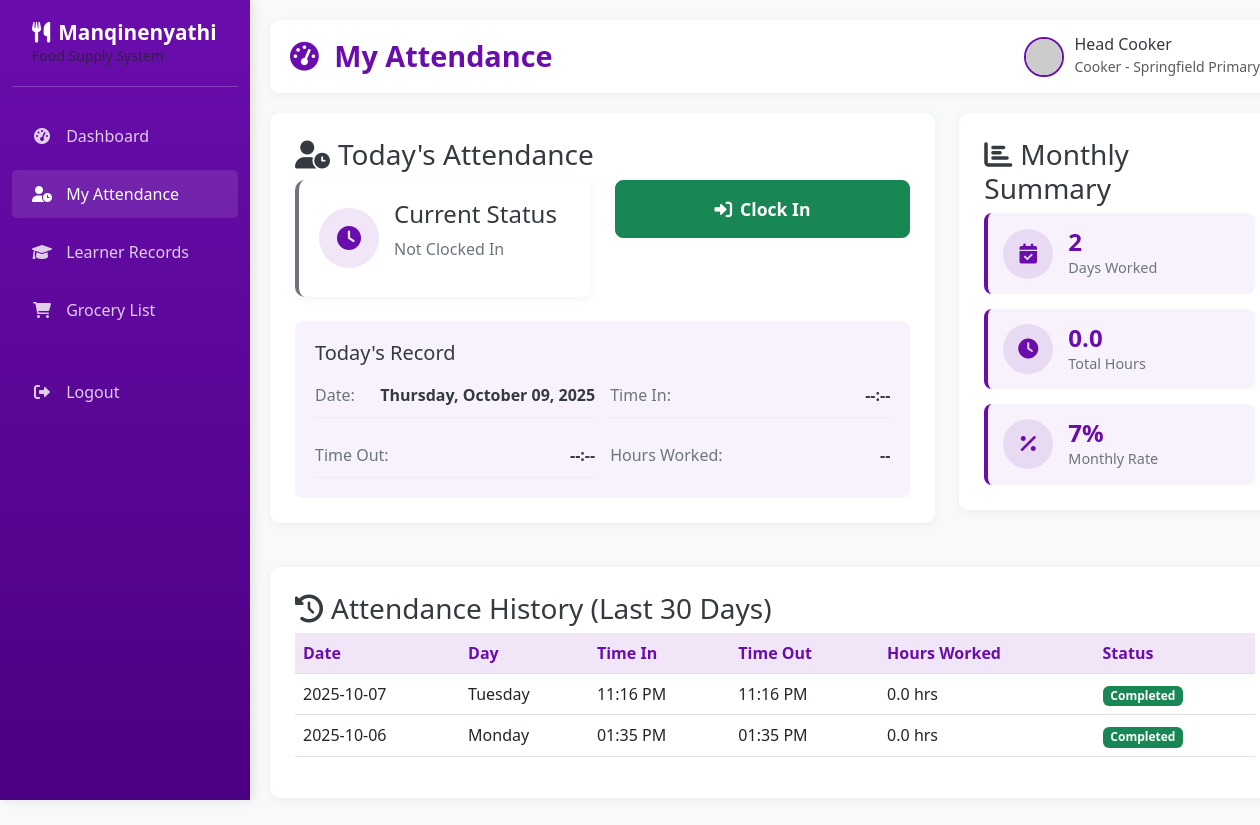
Page /cooker/attendance (signed in) on the earlier database version.
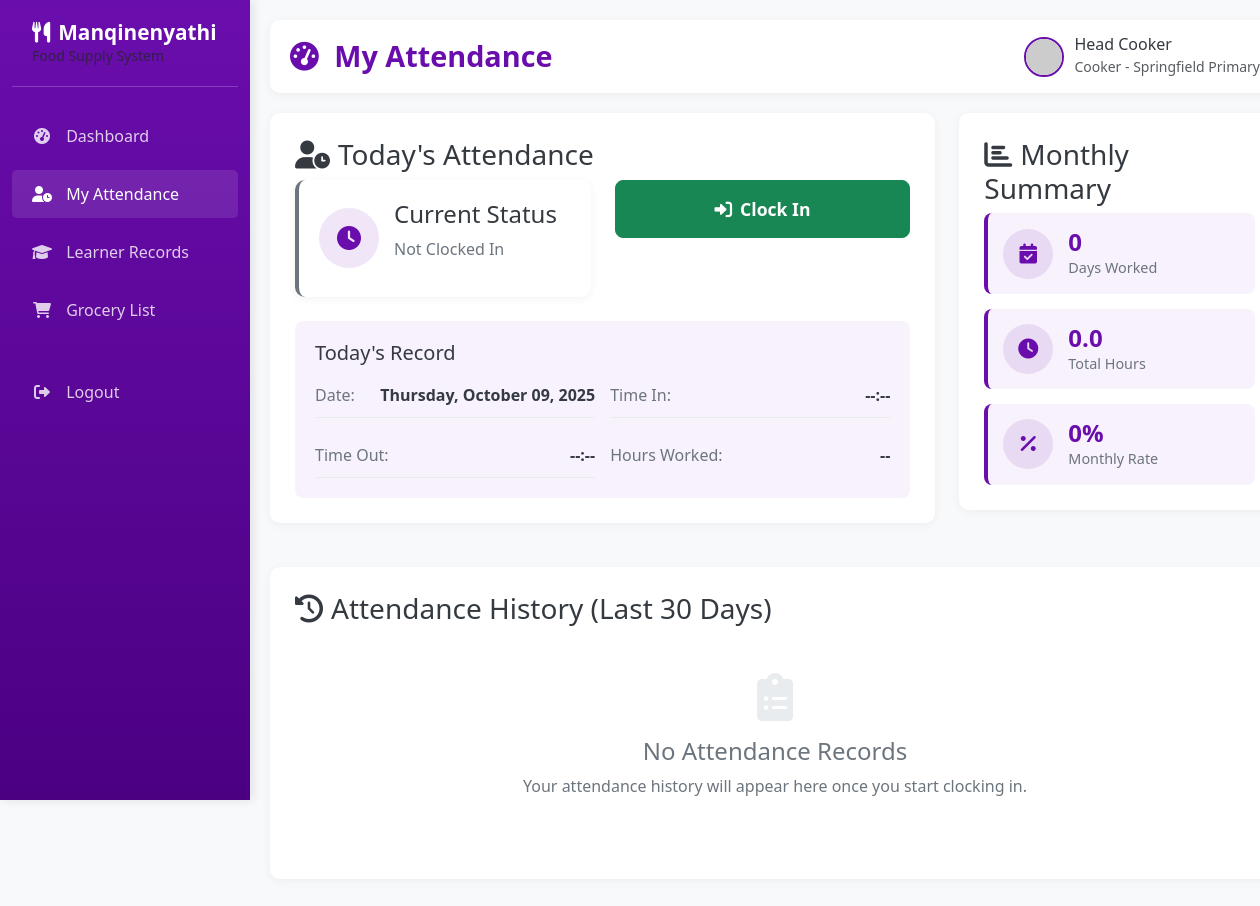
Same page on the later database version.
### app.py (models this page shows)
class Attendance(db.Model):
    __tablename__ = 'attendance'
    attendance_id = db.Column(db.Integer, primary_key=True)
    cooker_id = db.Column(db.Integer, db.ForeignKey('users.user_id'), nullable=False)
    school_id = db.Column(db.Integer, db.ForeignKey('schools.school_id'), nullable=False)
    date = db.Column(db.Date, nullable=False)
    time_in = db.Column(db.DateTime)
    time_out = db.Column(db.DateTime)
    created_at = db.Column(db.DateTime, default=datetime.utcnow)

### app.py (the view)
@app.route('/cooker/attendance')
def cooker_attendance():
    if session.get('role') != 'cooker':
        return redirect(url_for('home'))
    user_id = session.get('user_id')
    today = datetime.now().date()
    today_attendance = Attendance.query.filter_by(
        cooker_id=user_id,
        date=today
    ).first()
    attendance_history = Attendance.query.filter_by(
        cooker_id=user_id
    ).order_by(Attendance.date.desc()).limit(30).all()
    current_month = datetime.now().month
    current_year = datetime.now().year
    monthly_attendance = Attendance.query.filter(
        Attendance.cooker_id == user_id,
        db.extract('month', Attendance.date) == current_month,
        db.extract('year', Attendance.date) == current_year
    ).all()
    days_worked = len(monthly_attendance)
    total_hours = sum(
        (att.time_out - att.time_in).total_seconds() / 3600
        for att in monthly_attendance
        if att.time_in and att.time_out
    )
    return render_template('cooker_attendance.html',
                         today_attendance=today_attendance,
                         attendance_history=attendance_history,
                         days_worked=days_worked,
                         total_hours=total_hours,
                         today=today)

### templates/cooker_attendance.html (shortened to what this page needs)
{% extends "cooker_base.html" %}
{% block page_title %}My Attendance{% endblock %}
{% block content %}
<div class="row">
    <div class="col-md-8">
        <div class="content-card">
            <h3><i class="fas fa-user-clock me-2"></i>Today's Attendance</h3>
            <div class="row">
                <div class="col-md-6">
                    <div class="attendance-status-card {% if today_attendance and today_attendance.time_in %}status-active{% else %}status-inactive{% endif %}">
                        <div class="status-icon">
                            <i class="fas {% if today_attendance and today_attendance.time_in %}fa-check-circle{% else %}fa-clock{% endif %}"></i>
                        </div>
                        <div class="status-info">
                            <h4>Current Status</h4>
                            <p class="status-text">
                                {% if today_attendance and today_attendance.time_in %}
                                    {% if today_attendance.time_out %}
                                        <span class="text-success">Clocked Out</span>
                                    {% else %}
                                        <span class="text-warning">Clocked In</span>
                                    {% endif %}
                                {% else %}
                                    <span class="text-secondary">Not Clocked In</span>
                                {% endif %}
                            </p>
                        </div>
                    </div>
                </div>
                <div class="col-md-6">
                    <div class="attendance-actions">
                        {% if not today_attendance or not today_attendance.time_in %}
                        <form action="{{ url_for('clock_in') }}" method="POST" class="d-inline">
                            <button type="submit" class="btn btn-success btn-lg attendance-action-btn">
                                <i class="fas fa-sign-in-alt me-2"></i>Clock In
                            </button>
                        </form>
                        {% elif today_attendance and today_attendance.time_in and not today_attendance.time_out %}
                        <form action="{{ url_for('clock_out') }}" method="POST" class="d-inline">
                            <button type="submit" class="btn btn-danger btn-lg attendance-action-btn">
                                <i class="fas fa-sign-out-alt me-2"></i>Clock Out
                            </button>
                        </form>
                        {% else %}
                        <button class="btn btn-secondary btn-lg attendance-action-btn" disabled>
                            <i class="fas fa-check me-2"></i>Completed Today
                        </button>
                        {% endif %}
                    </div>
                </div>
            </div>
            <div class="today-times mt-4">
                <h5>Today's Record</h5>
                <div class="time-details">
                    <div class="time-item">
                        <span class="time-label">Date:</span>
                        <strong>{{ today.strftime('%A, %B %d, %Y') }}</strong>
                    </div>
                    <div class="time-item">
                        <span class="time-label">Time In:</span>
                        <strong id="timeInDisplay">
                            {% if today_attendance and today_attendance.time_in %}
                                {{ today_attendance.time_in.strftime('%I:%M %p') }}
                            {% else %}
                                --:--
                            {% endif %}
                        </strong>
                    </div>
                    <div class="time-item">
                        <span class="time-label">Time Out:</span>
                        <strong id="timeOutDisplay">
                            {% if today_attendance and today_attendance.time_out %}
                                {{ today_attendance.time_out.strftime('%I:%M %p') }}
                            {% else %}
                                --:--
                            {% endif %}
                        </strong>
                    </div>
                    <div class="time-item">
                        <span class="time-label">Hours Worked:</span>
                        <strong id="hoursWorked">
                            {% if today_attendance and today_attendance.time_in and today_attendance.time_out %}
                                {{ "%.1f"|format((today_attendance.time_out - today_attendance.time_in).total_seconds() / 3600) }} hrs
                            {% else %}
                                --
                            {% endif %}
                        </strong>
                    </div>
                </div>
            </div>
        </div>
    </div>
    <div class="col-md-4">
        <div class="content-card">
            <h3><i class="fas fa-chart-bar me-2"></i>Monthly Summary</h3>
            <div class="summary-stats">
                <div class="stat-item">
                    <div class="stat-icon">
                        <i class="fas fa-calendar-check"></i>
                    </div>
                    <div class="stat-info">
                        <h4>{{ days_worked }}</h4>
                        <p>Days Worked</p>
                    </div>
                </div>
                <div class="stat-item">
                    <div class="stat-icon">
                        <i class="fas fa-clock"></i>
                    </div>
                    <div class="stat-info">
                        <h4>{{ "%.1f"|format(total_hours) }}</h4>
                        <p>Total Hours</p>
                    </div>
                </div>
                <div class="stat-item">
                    <div class="stat-icon">
                        <i class="fas fa-percentage"></i>
                    </div>
                    <div class="stat-info">
                        <h4>{{ "%.0f"|format((days_worked / 30) * 100) }}%</h4>
                        <p>Monthly Rate</p>
                    </div>
                </div>
            </div>
        </div>
    </div>
</div>
<div class="row mt-4">
    <div class="col-12">
        <div class="content-card">
            <h3><i class="fas fa-history me-2"></i>Attendance History (Last 30 Days)</h3>
            {% if attendance_history %}
            <div class="table-responsive">
                <table class="table table-hover">
                    <thead>
                        <tr>
                            <th>Date</th>
                            <th>Day</th>
                            <th>Time In</th>
                            <th>Time Out</th>
                            <th>Hours Worked</th>
                            <th>Status</th>
                        </tr>
                    </thead>
                    <tbody>
                        {% for record in attendance_history %}
                        <tr>
                            <td>{{ record.date.strftime('%Y-%m-%d') }}</td>
                            <td>{{ record.date.strftime('%A') }}</td>
                            <td>
                                {% if record.time_in %}
                                    {{ record.time_in.strftime('%I:%M %p') }}
                                {% else %}
                                    --
                                {% endif %}
                            </td>
                            <td>
                                {% if record.time_out %}
                                    {{ record.time_out.strftime('%I:%M %p') }}
                                {% else %}
                                    --
                                {% endif %}
                            </td>
                            <td>
                                {% if record.time_in and record.time_out %}
                                    {{ "%.1f"|format((record.time_out - record.time_in).total_seconds() / 3600) }} hrs
                                {% else %}
                                    --
                                {% endif %}
                            </td>
                            <td>
                                {% if record.time_in and record.time_out %}
                                    <span class="badge bg-success">Completed</span>
                                {% elif record.time_in and not record.time_out %}
                                    <span class="badge bg-warning">In Progress</span>
                                {% else %}
                                    <span class="badge bg-secondary">Absent</span>
                                {% endif %}
                            </td>
                        </tr>
                        {% endfor %}
                    </tbody>
                </table>
            </div>
            {% else %}
            <div class="empty-state">
                <i class="fas fa-clipboard-list fa-3x mb-3"></i>
                <h4>No Attendance Records</h4>
                <p>Your attendance history will appear here once you start clocking in.</p>
            </div>
            {% endif %}
        </div>
    </div>
</div>
{% endblock %}

### templates/cooker_base.html (shortened to what this page needs)
<!DOCTYPE html>
<html lang="en">
<head>
    <link href="https://cdn.jsdelivr.net/npm/bootstrap@5.3.0-alpha1/dist/css/bootstrap.min.css" rel="stylesheet">
    <link rel="stylesheet" href="https://cdnjs.cloudflare.com/ajax/libs/font-awesome/6.0.0/css/all.min.css">
</head>
<body>
    <div class="container-fluid">
        <div class="row">
            <div class="col-md-2 sidebar d-none d-md-block">
                <div class="logo">
                    <h3><i class="fas fa-utensils me-2"></i>Manqinenyathi</h3>
                    <p class="text-muted small mb-0">Food Supply System</p>
                </div>
                <ul class="nav flex-column">
                    <li class="nav-item">
                        <a class="nav-link {% if request.endpoint == 'dashboard_cooker' %}active{% endif %}" href="{{ url_for('dashboard_cooker') }}">
                            <i class="fas fa-tachometer-alt"></i> Dashboard
                        </a>
                    </li>
                    <li class="nav-item">
                        <a class="nav-link {% if request.endpoint == 'cooker_attendance' %}active{% endif %}" href="{{ url_for('cooker_attendance') }}">
                             <i class="fas fa-user-clock"></i> My Attendance
                        </a>
                    </li>
                    <li class="nav-item">
                    <a class="nav-link {% if request.endpoint == 'cooker_learners_records' %}active{% endif %}"
                     href="{{ url_for('cooker_learners_records') }}">
                        <i class="fas fa-graduation-cap"></i> Learner Records
                            </a>
                        </li>
                    <li class="nav-item">
                        <a class="nav-link {% if request.endpoint == 'cooker_grocery_list' %}active{% endif %}"
                        href="{{ url_for('cooker_grocery_list') }}">
                         <i class="fas fa-shopping-cart"></i> Grocery List
                        </a>
                    </li>
                    <li class="nav-item mt-4">
                        <a class="nav-link" href="{{ url_for('logout') }}">
                            <i class="fas fa-sign-out-alt"></i> Logout
                        </a>
                    </li>
                </ul>
            </div>
            <div class="col-md-10 main-content">
                <div class="header">
                    <h1>
                        <i class="fas fa-tachometer-alt me-2"></i>
                        {% block page_title %}Cooker Dashboard{% endblock %}
                    </h1>
                    <div class="user-info">
                        <img src="https://ui-avatars.com/api/?name={{ session.get('username', 'Cooker User') }}&background=6a0dad&color=fff" alt="Cooker User">
                        <div>
                            <h6 class="mb-0">{{ session.get('username', 'Cooker User') }}</h6>
                            <small class="text-muted">Cooker - {{ session.get('school', 'Springfield Primary') }}</small>
                        </div>
                    </div>
                </div>
                {% block content %}{% endblock %}
            </div>
        </div>
    </div>
</body>
</html>

Differences in the rows shown:
removed Attendance: date "2025-10-07", date "Tuesday", time_in "11:16 PM", time_out "11:16 PM", (record.time_out-record.time_in).total_seconds()/3600 "0.0", shows "Completed"
removed Attendance: date "2025-10-06", date "Monday", time_in "01:35 PM", time_out "01:35 PM", (record.time_out-record.time_in).total_seconds()/3600 "0.0", shows "Completed"
Other differences:
{{ days_worked }}: "2" → "0"
{{ "%.0f"|format((days_worked / 30) * 100) }}: "7" → "0"
text no longer shown: "Date Day Time In Time Out Hours Worked Status"
text now shown: "No Attendance Records Your attendance history will appear here once you start clocking in."
